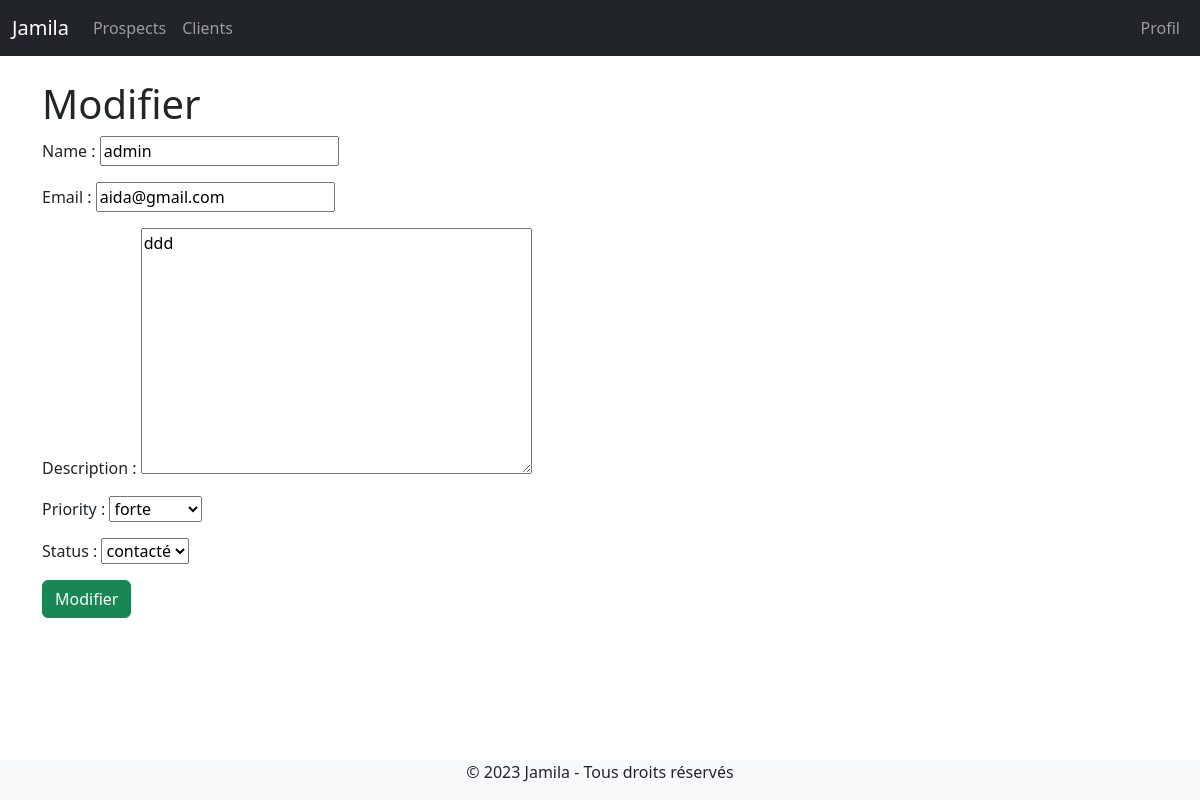
Screenshot of /leads/7/edit/ (signed in) with the database file from the repository.
### leads/models.py (models this page shows, shortened)
class Lead(models.Model):
    LOW = "faible"
    MEDIUM = "moyenne"
    HIGH = "forte"
    CHOICES_PRIORITY = (
        (LOW, "faible"),
        (MEDIUM, "moyenne"),
        (HIGH, "forte"),
    )
    NEW = 'nouveau'
    CONTACTED = 'contacté'
    WON = 'gagné'
    LOST = 'perdu'
    CHOICES_STATUS = (
        (NEW, 'nouveau'),
        (CONTACTED, 'contacté'),
        (WON, 'gagné'),
        (LOST, 'perdu'),
    )
    team = models.ForeignKey(Team, related_name='leads', on_delete=models.CASCADE)
    name = models.CharField(max_length=255)
    email = models.EmailField()
    description = models.TextField(blank=True, null=True)
    priority = models.CharField(max_length=10, choices=CHOICES_PRIORITY, default=MEDIUM)
    status = models.CharField(max_length=10, choices=CHOICES_STATUS, default=NEW)
    converted_to_client=models.BooleanField(default=False)
    created_by = models.ForeignKey(User, related_name='leads', on_delete=models.CASCADE)
    created_at = models.DateTimeField(auto_now_add=True)
    modified_at = models.DateTimeField(auto_now=True)
    class Meta:
        ordering= ('name',)

### leads/views.py (the view)
# urls.py: path('<int:pk>/edit/', views.leads_edit, name="leads_edit"),
@login_required
def leads_edit(request, pk):
    lead = get_object_or_404(Lead, created_by=request.user, pk=pk)
    if request.method == 'POST':
        form = AddLeadForm(request.POST, instance=lead)
        if form.is_valid():
            form.save()
            messages.success(request, 'Les changement ont été effectués')
            return redirect('leads:leads_list')
    else:
        form=AddLeadForm(instance=lead)
        return render(request, 'leads_edit.html', {'form': form})

### leads/forms.py
class AddLeadForm(forms.ModelForm):
    class Meta:
        model = Lead
        fields = ('name', 'email', 'description', 'priority', 'status')

### leads/templates/leads_edit.html (shortened to what this page needs)
{% extends 'base.html' %}
{% block content %}
<div class="py-6 px-6">
    <h1 class="text-xl"> Modifier </h1>
    <form method="post" action=".">
        {{ form.as_p }}
        <button type="submit" class="btn btn-success">Modifier</button>
    </form>
</div>
{% endblock %}

### rows the page displays
Lead: name "admin", email "aida@gmail.com", description "ddd", priority "forte", status "contacté"
